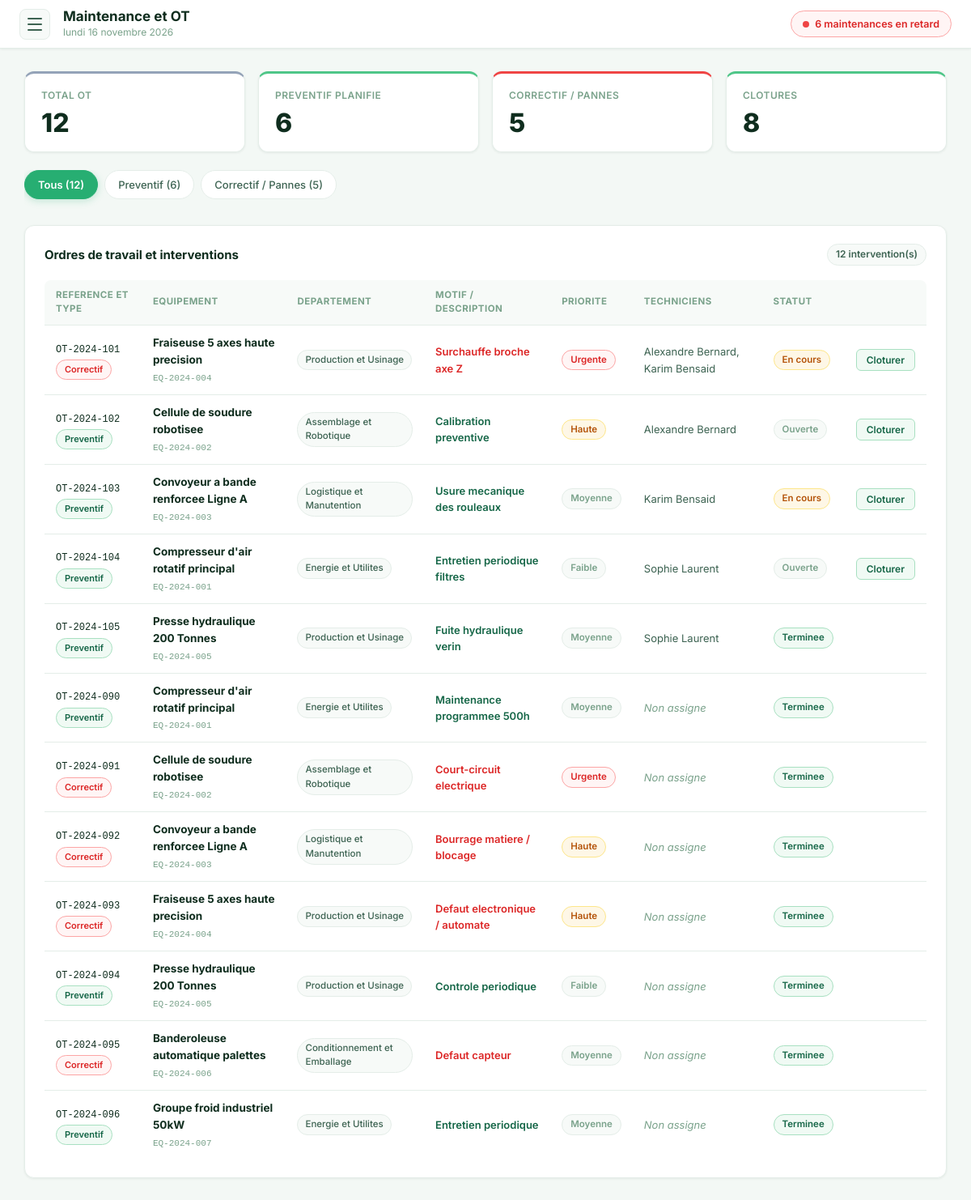
The app's page /pages/maintenance.php with its own data.
### tables this page shows
CREATE TABLE IF NOT EXISTS `work_orders` (
    `id` INT AUTO_INCREMENT PRIMARY KEY,
    `reference` VARCHAR(50) NOT NULL UNIQUE,
    `equipment_id` INT NOT NULL,
    `kind` ENUM('preventive', 'corrective', 'ameliorative') DEFAULT 'corrective',
    `type` ENUM('preventive', 'corrective', 'ameliorative') DEFAULT 'corrective',
    `priority` ENUM('faible', 'moyenne', 'haute', 'urgente') DEFAULT 'moyenne',
    `status` ENUM('ouverte', 'planifiee', 'en_cours', 'en_attente_pieces', 'terminee', 'annulee') DEFAULT 'ouverte',
    `description` TEXT NOT NULL,
    `failure_reason` VARCHAR(255) NULL,
    `created_by` INT NULL,
    `planned_at` DATE NULL,
    `started_at` DATETIME NULL,
    `completed_at` DATETIME NULL,
    `duration_hours` DECIMAL(5,2) DEFAULT 0.00,
    `created_at` DATETIME DEFAULT CURRENT_TIMESTAMP,
    CONSTRAINT `fk_wo_equipment` FOREIGN KEY (`equipment_id`) REFERENCES `equipment` (`id`) ON DELETE CASCADE,
    CONSTRAINT `fk_wo_creator`   FOREIGN KEY (`created_by`)   REFERENCES `users`     (`id`) ON DELETE SET NULL
);

CREATE TABLE IF NOT EXISTS `equipment` (
    `id` INT AUTO_INCREMENT PRIMARY KEY,
    `serial_number` VARCHAR(100) NOT NULL UNIQUE,
    `model` VARCHAR(100) NULL,
    `designation` VARCHAR(200) NOT NULL,
    `category` VARCHAR(100) NOT NULL,
    `manufacturer` VARCHAR(100) NULL,
    `status` ENUM('en_service', 'en_maintenance', 'en_panne', 'reforme') DEFAULT 'en_service',
    `failure_reason` VARCHAR(255) NULL,
    `location_id` INT NULL,
    `department_id` INT NULL,
    `cycle_id` INT NULL,
    `purchase_date` DATE NULL,
    `warranty_until` DATE NULL,
    `active` TINYINT(1) DEFAULT 1,
    `last_maintenance_at` DATE NULL,
    `next_maintenance_at` DATE NULL,
    `created_at` DATETIME DEFAULT CURRENT_TIMESTAMP,
    `updated_at` DATETIME DEFAULT CURRENT_TIMESTAMP ON UPDATE CURRENT_TIMESTAMP,
    CONSTRAINT `fk_equip_location`   FOREIGN KEY (`location_id`)   REFERENCES `locations`   (`id`) ON DELETE SET NULL,
    CONSTRAINT `fk_equip_department` FOREIGN KEY (`department_id`) REFERENCES `departments` (`id`) ON DELETE SET NULL,
    CONSTRAINT `fk_equip_cycle`      FOREIGN KEY (`cycle_id`)      REFERENCES `cycles`      (`id`) ON DELETE SET NULL
);

CREATE TABLE IF NOT EXISTS `departments` (
    `id` INT AUTO_INCREMENT PRIMARY KEY,
    `name` VARCHAR(100) NOT NULL UNIQUE,
    `code` VARCHAR(50) NULL,
    `description` VARCHAR(255) NULL,
    `created_at` DATETIME DEFAULT CURRENT_TIMESTAMP
);

### pages/maintenance.php (the view, shortened to what this page needs)
<?php
$db = getDB();
$kind_filter = $_GET['kind'] ?? '';
$sql = "
    SELECT w.id, w.reference, w.type, w.status, w.priority,
           w.description, w.failure_reason, w.created_at, w.completed_at AS closed_at,
           e.designation, e.serial_number,
           d.name AS dept_name,
           GROUP_CONCAT(CONCAT(u.first_name, ' ', u.last_name) SEPARATOR ', ') AS technicians
    FROM work_orders w
    LEFT JOIN equipment e ON e.id = w.equipment_id
    LEFT JOIN departments d ON d.id = e.department_id
    LEFT JOIN work_order_technicians wt ON wt.work_order_id = w.id
    LEFT JOIN users u ON u.id = wt.technician_id
";
$params = [];
$sql .= " GROUP BY w.id ORDER BY w.created_at DESC";
$stmt = $db->prepare($sql);
$stmt->execute($params);
$work_orders = $stmt->fetchAll(PDO::FETCH_ASSOC);
$stats = $db->query("
    SELECT COUNT(*) AS total,
           SUM(type='preventive') AS preventive,
           SUM(type='corrective')  AS corrective,
           SUM(status='en_cours')  AS en_cours,
           SUM(status='terminee')  AS terminee,
           SUM(priority IN ('urgente','critique')) AS urgente
    FROM work_orders
")->fetch(PDO::FETCH_ASSOC) ?: [];
require_once __DIR__ . '/../includes/header.php';
?>
<div class="kpis" style="margin-bottom:22px">
  <div class="card kpi neutral">
    <small>Total OT</small>
    <strong><?= (int)($stats['total'] ?? 0) ?></strong>
  </div>
  <div class="card kpi good">
    <small>Preventif planifie</small>
    <strong><?= (int)($stats['preventive'] ?? 0) ?></strong>
  </div>
  <div class="card kpi <?= ($stats['corrective'] ?? 0) > 0 ? 'danger' : 'neutral' ?>">
    <small>Correctif / Pannes</small>
    <strong><?= (int)($stats['corrective'] ?? 0) ?></strong>
  </div>
  <div class="card kpi good">
    <small>Clotures</small>
    <strong><?= (int)($stats['terminee'] ?? 0) ?></strong>
  </div>
</div>
<div class="dept-nav">
  <a href="maintenance.php" class="dept-pill <?= empty($kind_filter) ? 'active' : '' ?>">
    Tous (<?= (int)($stats['total'] ?? 0) ?>)
  </a>
  <a href="maintenance.php?kind=preventive" class="dept-pill <?= $kind_filter === 'preventive' ? 'active' : '' ?>">
    Preventif (<?= (int)($stats['preventive'] ?? 0) ?>)
  </a>
  <a href="maintenance.php?kind=corrective" class="dept-pill <?= $kind_filter === 'corrective' ? 'active' : '' ?>">
    Correctif / Pannes (<?= (int)($stats['corrective'] ?? 0) ?>)
  </a>
</div>
<div class="card">
  <div class="card-header">
    <h2>Ordres de travail et interventions</h2>
    <span class="count-badge"><?= count($work_orders) ?> intervention(s)</span>
  </div>
  <div class="table-wrap">
    <table>
      <thead>
        <tr>
          <th>Reference et Type</th>
          <th>Equipement</th>
          <th>Departement</th>
          <th>Motif / Description</th>
          <th>Priorite</th>
          <th>Techniciens</th>
          <th>Statut</th>
          <th></th>
        </tr>
      </thead>
      <tbody>
        <?php if (!empty($work_orders)): foreach ($work_orders as $w):
          $isCorr = ($w['type'] === 'corrective');
        ?>
        <tr>
          <td>
            <code style="font-size:12px"><?= htmlspecialchars($w['reference'] ?? 'OT-' . $w['id']) ?></code><br>
            <span class="badge <?= $isCorr ? 'red' : 'green' ?>" style="font-size:11px;margin-top:3px">
              <?= $isCorr ? 'Correctif' : 'Preventif' ?>
            </span>
          </td>
          <td>
            <strong style="color:var(--text-primary)"><?= htmlspecialchars($w['designation'] ?? '—') ?></strong><br>
            <code style="font-size:11px;color:var(--text-muted)"><?= htmlspecialchars($w['serial_number'] ?? '') ?></code>
          </td>
          <td><span class="dept-badge"><?= htmlspecialchars($w['dept_name'] ?? 'General') ?></span></td>
          <td style="font-size:13px">
            <?php if (!empty($w['failure_reason'])): ?>
              <span style="font-weight:600;color:<?= $isCorr ? 'var(--red-600)' : 'var(--green-700)' ?>">
                <?= htmlspecialchars($w['failure_reason']) ?>
              </span>
            <?php else: ?>
              <span style="color:var(--text-muted);font-style:italic">Non precise</span>
            <?php endif; ?>
          </td>
          <td>
            <?php
            $pc = $w['priority'] ?? 'normale';
            $pcClass = match($pc) {
              'urgente', 'critique' => 'red',
              'haute' => 'yellow',
              default => 'gray'
            };
            ?>
            <span class="badge <?= $pcClass ?>"><?= htmlspecialchars(ucfirst($pc)) ?></span>
          </td>
          <td style="font-size:13px;color:var(--text-secondary)">
            <?= $w['technicians'] ? htmlspecialchars($w['technicians']) : '<span style="color:var(--text-muted);font-style:italic">Non assigne</span>' ?>
          </td>
          <td>
            <?php
            $st = $w['status'];
            $stClass = match($st) {
              'terminee' => 'green',
              'en_cours' => 'yellow',
              default    => 'gray'
            };
            $stLabel = match($st) {
              'terminee' => 'Terminee',
              'en_cours' => 'En cours',
              'ouverte'  => 'Ouverte',
              default    => $st
            };
            ?>
            <span class="badge <?= $stClass ?>"><?= $stLabel ?></span>
          </td>
          <td>
            <?php if ($w['status'] !== 'terminee'): ?>
            <form method="post" onsubmit="return confirm('Cloturer cette intervention ?')">
              <button type="submit" class="btn-action-status btn-to-repaired">Cloturer</button>
            </form>
            <?php endif; ?>
          </td>
        </tr>
        <?php endforeach; else: ?>
        <tr><td colspan="8" class="empty">Aucun ordre de travail dans cette categorie.</td></tr>
        <?php endif; ?>
      </tbody>
    </table>
  </div>
</div>
<?php require_once __DIR__ . '/../includes/footer.php'; ?>

### records on screen
work_orders: reference "OT-2024-101", type "Correctif", equipment.designation "Fraiseuse 5 axes haute precision", equipment.serial_number "EQ-2024-004", departments.name "Production et Usinage", failure_reason "Surchauffe broche axe Z", priority "Urgente", technicians "Alexandre Bernard, Karim Bensaid", status "En cours"
work_orders: reference "OT-2024-102", type "Preventif", equipment.designation "Cellule de soudure robotisee", equipment.serial_number "EQ-2024-002", departments.name "Assemblage et Robotique", failure_reason "Calibration preventive", priority "Haute", technicians "Alexandre Bernard", status "Ouverte"
work_orders: reference "OT-2024-103", type "Preventif", equipment.designation "Convoyeur a bande renforcee Ligne A", equipment.serial_number "EQ-2024-003", departments.name "Logistique et Manutention", failure_reason "Usure mecanique des rouleaux", priority "Moyenne", technicians "Karim Bensaid", status "En cours"
work_orders: reference "OT-2024-104", type "Preventif", equipment.designation "Compresseur d'air rotatif principal", equipment.serial_number "EQ-2024-001", departments.name "Energie et Utilites", failure_reason "Entretien periodique filtres", priority "Faible", technicians "Sophie Laurent", status "Ouverte"
work_orders: reference "OT-2024-105", type "Preventif", equipment.designation "Presse hydraulique 200 Tonnes", equipment.serial_number "EQ-2024-005", departments.name "Production et Usinage", failure_reason "Fuite hydraulique verin", priority "Moyenne", technicians "Sophie Laurent", status "Terminee"
work_orders: reference "OT-2024-090", type "Preventif", equipment.designation "Compresseur d'air rotatif principal", equipment.serial_number "EQ-2024-001", departments.name "Energie et Utilites", failure_reason "Maintenance programmee 500h", priority "Moyenne", shows "Non assigne", status "Terminee"
work_orders: reference "OT-2024-091", type "Correctif", equipment.designation "Cellule de soudure robotisee", equipment.serial_number "EQ-2024-002", departments.name "Assemblage et Robotique", failure_reason "Court-circuit electrique", priority "Urgente", shows "Non assigne", status "Terminee"
work_orders: reference "OT-2024-092", type "Correctif", equipment.designation "Convoyeur a bande renforcee Ligne A", equipment.serial_number "EQ-2024-003", departments.name "Logistique et Manutention", failure_reason "Bourrage matiere / blocage", priority "Haute", shows "Non assigne", status "Terminee"
work_orders: reference "OT-2024-093", type "Correctif", equipment.designation "Fraiseuse 5 axes haute precision", equipment.serial_number "EQ-2024-004", departments.name "Production et Usinage", failure_reason "Defaut electronique / automate", priority "Haute", shows "Non assigne", status "Terminee"
work_orders: reference "OT-2024-094", type "Preventif", equipment.designation "Presse hydraulique 200 Tonnes", equipment.serial_number "EQ-2024-005", departments.name "Production et Usinage", failure_reason "Controle periodique", priority "Faible", shows "Non assigne", status "Terminee"
work_orders: reference "OT-2024-095", type "Correctif", equipment.designation "Banderoleuse automatique palettes", equipment.serial_number "EQ-2024-006", departments.name "Conditionnement et Emballage", failure_reason "Defaut capteur", priority "Moyenne", shows "Non assigne", status "Terminee"
work_orders: reference "OT-2024-096", type "Preventif", equipment.designation "Groupe froid industriel 50kW", equipment.serial_number "EQ-2024-007", departments.name "Energie et Utilites", failure_reason "Entretien periodique", priority "Moyenne", shows "Non assigne", status "Terminee"

### other values on screen
$page_label "Maintenance et OT"
$overdue_count "6"
$stats['total'] "12"
$stats['preventive'] "6"
$stats['corrective'] "5"
$stats['terminee'] "8"
count($work_orders) "12"
